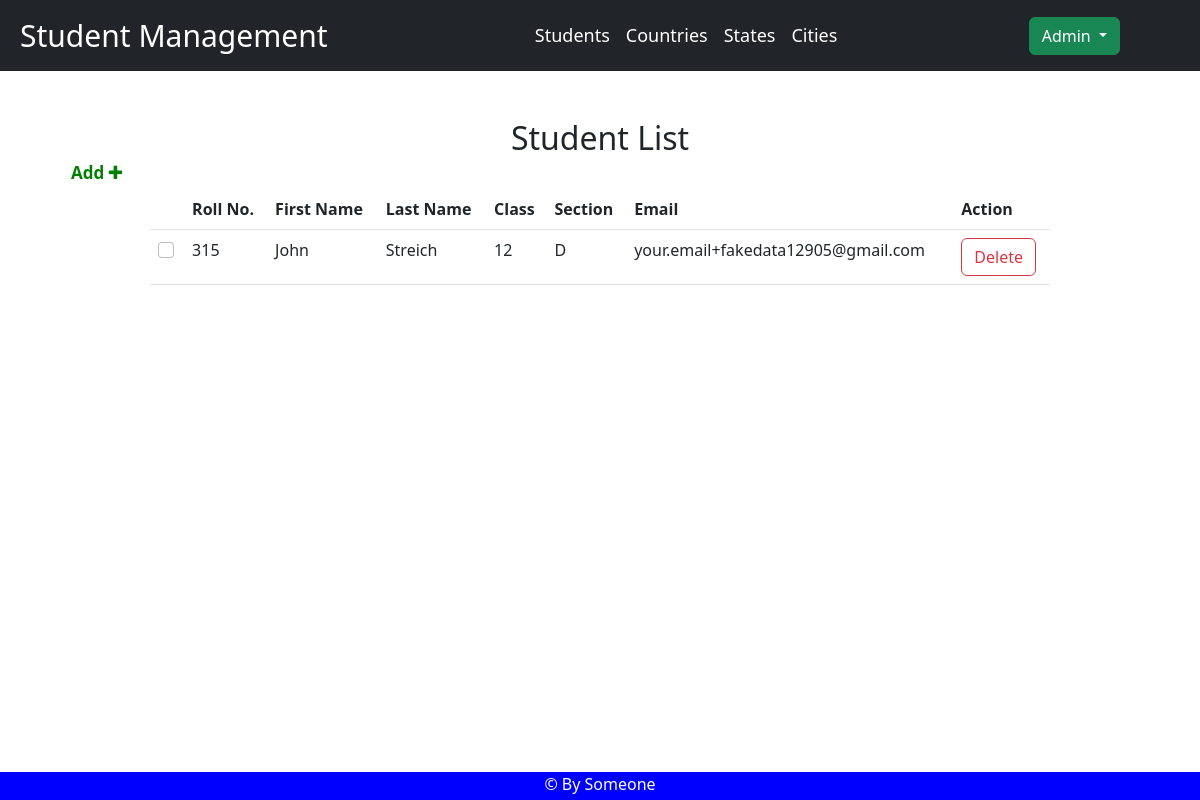
Before: /home (signed in) with the older database file.
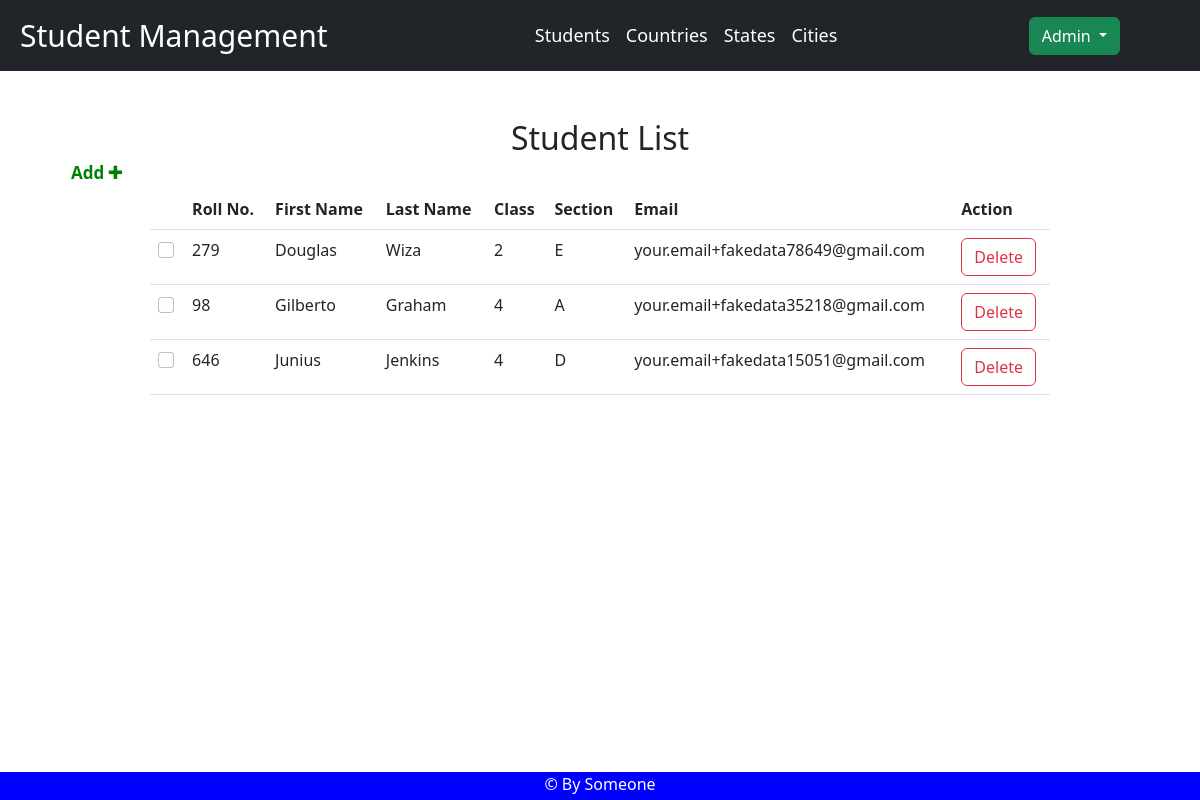
After: the same page with the newer database file.
### models.py (models this page shows, shortened)
class Student(db.Model):
    __tablename__ = "student"
    id = db.Column(db.Integer, primary_key=True)
    fname = db.Column(db.String(100))
    lname = db.Column(db.String(100))
    mother_name = db.Column(db.String(100))
    father_name = db.Column(db.String(100))
    addr = db.Column(db.String(100))
    city_id = db.Column(db.Integer, db.ForeignKey('city.id'))
    city = db.relationship('City')
    state_id = db.Column(db.Integer, db.ForeignKey('state.id'))
    state = db.relationship('State')
    country_id = db.Column(db.Integer, db.ForeignKey('country.id'))
    country = db.relationship('Country')
    pin = db.Column(db.String(100))
    standard_id = db.Column(db.Integer, db.ForeignKey('standard.id'))
    standard = db.relationship('Standard')
    section_id = db.Column(db.Integer, db.ForeignKey('section.id'))
    section = db.relationship('Section')
    roll_no = db.Column(db.String(100))
    email = db.Column(db.String(100))

class Standard(db.Model):
    __tablename__ = "standard"
    id = db.Column(db.Integer, primary_key=True)
    standard_name = db.Column(db.String(100))

class Section(db.Model):
    __tablename__ = "section"
    id = db.Column(db.Integer, primary_key=True)
    section_name = db.Column(db.String(100))

### app.py (the view)
@app.route('/home')
def home():
    if 'username' in session:
        students = Student.query.order_by(desc(Student.id))
        return render_template(templates.dashboard, students=students)
    return render_template(templates.login)

### templates/dashboard.html (shortened to what this page needs)
{%extends "skel.html"%}
{%block content%}
<br>
<br>
<h2 style="text-align:center">Student List</h2>
<br>
<div class="w-75" style="margin:auto;margin-bottom:200px">
        <div class="d-block" style="position:fixed;top:10rem; left:4rem;">
            <div>
                <a class="add_button"
               style="text-decoration:none;color:green;font-size:17px;padding:7px;font-weight:bold"
               href="{{url_for('add_students')}}">Add <i class="fa fa-plus" aria-hidden="true"></i></a>
            </div>
        </div>
        <div style="height:400px;">
            <table class="table table-hover" id="tb">
                <thead style="position:sticky; top:0; background-color:white;">
                <tr>
                    <th></th>
                    <th>Roll No.</th>
                    <th>First Name</th>
                    <th>Last Name</th>
                    <th>Class</th>
                    <th>Section</th>
                    <th>Email</th>
                    <th>Action</th>
                </tr>
                </thead>
                <tbody>
                {% for student in students %}
                <tr>
                    <td>
                        <input class="form-check-input" name="check-box" type="checkbox" value="{{student.id}}">
                    </td>
                    <td style="cursor: pointer;"
                        onclick="location.href='{{url_for('student_details', student_id = student.id)}}'">{{
                        student.roll_no }}
                    </td>
                    <td style="cursor: pointer;"
                        onclick="location.href='{{url_for('student_details', student_id = student.id)}}'">{{
                        student.fname }}
                    </td>
                    <td style="cursor: pointer;"
                        onclick="location.href='{{url_for('student_details', student_id = student.id)}}'">{{
                        student.lname }}
                    </td>
                    <td style="cursor: pointer;"
                        onclick="location.href='{{url_for('student_details', student_id = student.id)}}'">{{
                        student.standard.standard_name }}
                    </td>
                    <td style="cursor: pointer;"
                        onclick="location.href='{{url_for('student_details', student_id = student.id)}}'">{{
                        student.section.section_name }}
                    </td>
                    <td style="cursor: pointer;"
                        onclick="location.href='{{url_for('student_details', student_id = student.id)}}'">{{
                        student.email }}
                    </td>
                    <td>
                        <button type="button" class="btn btn-outline-danger"
                                onclick="location.href='{{url_for('del_student', student_id = student.id)}}'"
                                data-toggle="modal" data-target=".bd-example-modal-lg">
                            Delete
                        </button>
                    </td>
                </tr>
                {% endfor %}
                </tbody>
            </table>
        </div>
</div>
{%endblock%}

### templates/skel.html (shortened to what this page needs)
<!DOCTYPE html>
<html lang="en">
<head>
    <link href="https://cdn.jsdelivr.net/npm/bootstrap@5.2.1/dist/css/bootstrap.min.css" rel="stylesheet"
>
    <link rel="stylesheet" href="https://cdnjs.cloudflare.com/ajax/libs/font-awesome/4.7.0/css/font-awesome.min.css">
</head>
<body>
<nav style="position:sticky; top:0; z-index:1;" class="navbar navbar-expand-lg navbar-dark bg-dark">
    <a href="{{url_for('home')}}" class="navbar-brand">Student Management</a>
    <div class="collapse navbar-collapse" id="navbarNav">
        <ul class="navbar-nav mx-auto">
            <li class="nav-item active">
                <a href="{{url_for('home')}}" class="nav-link active">Students</a>
            </li>
            <li class="nav-item">
                <a href="{{url_for('all_countries')}}" class="nav-link active">Countries</a>
            </li>
            <li class="nav-item">
                <a href="{{url_for('all_states')}}" class="nav-link active">States</a>
            </li>
            <li class="nav-item">
                <a href="{{url_for('all_cities')}}" class="nav-link active">Cities</a>
            </li>
        </ul>
        <div class="dropdown show nav-item" style="margin-right: 80px">
            <a class="btn btn-success dropdown-toggle" href="#" role="button" id="dropdownMenuLink"
               data-toggle="dropdown"
               aria-haspopup="true" aria-expanded="false">
                {{session.username.capitalize()}}
            </a>
        </div>
    </div>
</nav>
{%block content%}{%endblock%}
{% include "footer.html" %}
</body>
</html>

### templates/footer.html (shortened to what this page needs)
<div class="footer">
    <p>&copy; By Someone</p>
</div>

### templates/skel.html (style rules this page uses)
#navbarNav ul li a { font-size: 18px; }
.navbar-brand { font-size:30px; margin-left:20px; }
ul { list-style-type: none; margin: 0; padding: 0; }

### templates/footer.html (style rules this page uses)
.footer { position: fixed; left: 0; bottom: 0; width: 100%; height: 28px; background-color: blue; color: white; text-align: center; }

Changed rows visible on the page:
added Student: roll_no "279", fname "Douglas", lname "Wiza", standard.standard_name "2", section.section_name "E", email "your.email+fakedata78649@gmail.com"
added Student: roll_no "98", fname "Gilberto", lname "Graham", standard.standard_name "4", section.section_name "A", email "your.email+fakedata35218@gmail.com"
changed Student: roll_no "315" → "646"; fname "John" → "Junius"; lname "Streich" → "Jenkins"; standard.standard_name "12" → "4"; email "your.email+fakedata12905@gmail.com" → "your.email+fakedata15051@gmail.com"
